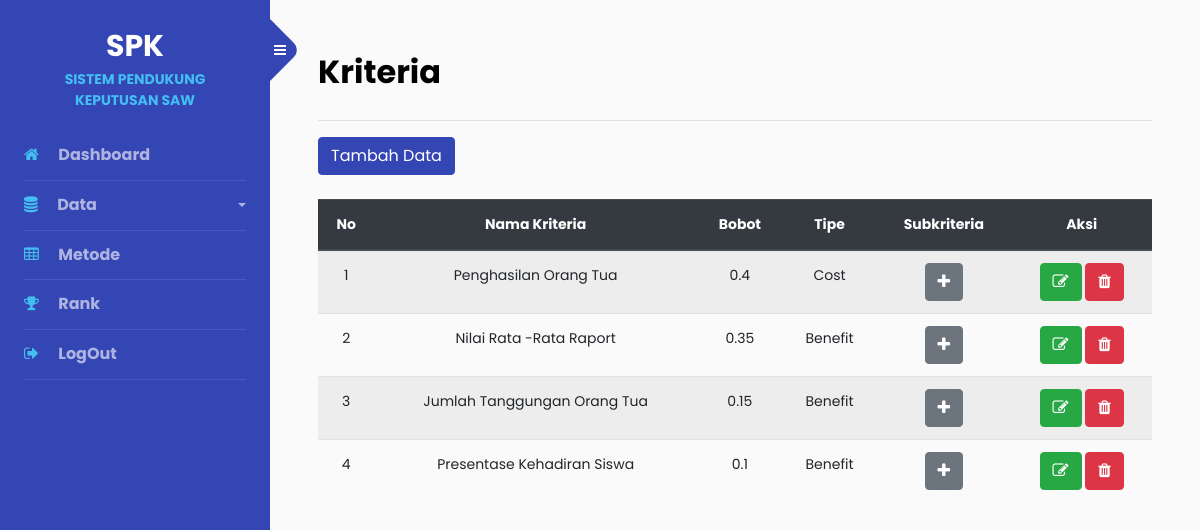
Page /admin/kriteria.php (signed in) on the committed database.
### tables this page shows
CREATE TABLE `tbl_kriteria` (
  `id_kriteria` int(11) NOT NULL,
  `nama_kriteria` varchar(30) NOT NULL,
  `bobot_kriteria` double NOT NULL,
  `tipe_kriteria` varchar(10) NOT NULL
);

### admin/kriteria.php (the view, shortened to what this page needs)
<?php
include "header.php";
?>
<h2 class="mb-4 font-weight-bolder">Kriteria</h2>
<hr>
<a href="kriteria-simpan.php" class="btn btn-primary mb-4 ">Tambah Data</a>
<table class="table table-striped">
    <thead class="thead-dark">
        <tr>
            <th class="text-center">No</th>
            <th class="text-center">Nama Kriteria</th>
            <th class="text-center">Bobot</th>
            <th class="text-center">Tipe</th>
            <th class="text-center">Subkriteria</th>
            <th class="text-center">Aksi</th>
        </tr>
    </thead>
    <?php
    $sql = "SELECT * FROM tbl_kriteria ORDER BY id_kriteria";
    $stm = $conn->query($sql);
    $no = 1;
    while ($a = $stm->fetch_assoc()) {
    ?>
        <tr>
            <td class="text-center"><?= $no++ ?></td>
            <td class="text-center"><?= $a['nama_kriteria'] ?></td>
            <td class="text-center"><?= $a['bobot_kriteria'] ?></td>
            <td class="text-center"><?= $a['tipe_kriteria'] ?></td>
            <td class="text-center">
                <a href="subkriteria.php?id_kriteria=<?= $a['id_kriteria'] ?>" class="btn btn-secondary"><i class="fa fa-plus" aria-hidden="true"></i></i></a>
            </td>
            <td class="text-center"><a href="kriteria-ubah.php?id_kriteria=<?= $a['id_kriteria'] ?>" class="btn btn-success"><i class="fa fa-pencil-square-o" aria-hidden="true"></i></a>
                <a href="kriteria.php?id_kriteria=<?= $a['id_kriteria'] ?>&aksi=hapus" class="btn btn-danger"><i class="fa fa-trash" aria-hidden="true"></i></a>
            </td>
        </tr>
    <?php } ?>
</table>

### rows in the picture
tbl_kriteria: nama_kriteria "Penghasilan Orang Tua", bobot_kriteria "0.4", tipe_kriteria "Cost"
tbl_kriteria: nama_kriteria "Nilai Rata -Rata Raport", bobot_kriteria "0.35", tipe_kriteria "Benefit"
tbl_kriteria: nama_kriteria "Jumlah Tanggungan Orang Tua", bobot_kriteria "0.15", tipe_kriteria "Benefit"
tbl_kriteria: nama_kriteria "Presentase Kehadiran Siswa", bobot_kriteria "0.1", tipe_kriteria "Benefit"
